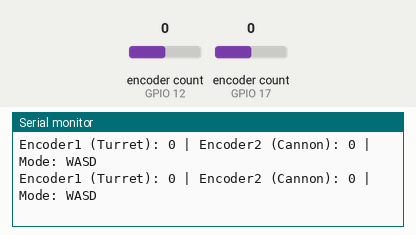
This program was run on a simulated ESP32-S3. Shown: the last lines printed to the serial monitor. Inputs (shaded band) come from the test bench; at power-on: encoder count (sensors on GPIO 12, GPIO 17) 0. USB keyboard and mouse output is not drawn.

Above: at 1.2 s.
1.3 s: encoder count (sensor on GPIO 12) set to 1
At 1.47 s:
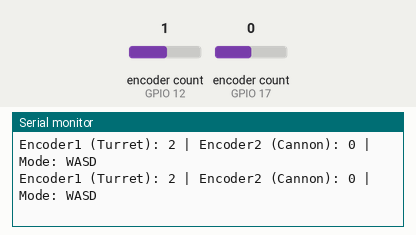
2.8 s: encoder count (sensor on GPIO 17) set to 1
At 2.9 s:
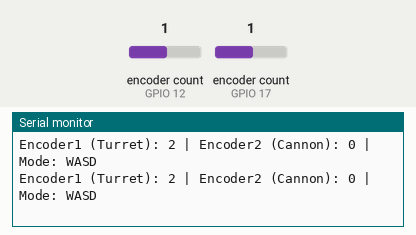
4.3 s: encoder count (sensor on GPIO 12) set to 2
At 4.36 s:
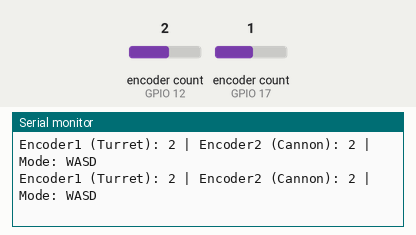
5.8 s: encoder count (sensor on GPIO 17) set to 2
At 10.07 s:
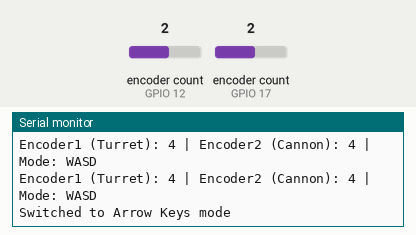
Timing chart, 0 to 11.3 s (numbered marks = the images above; inputs shaded):
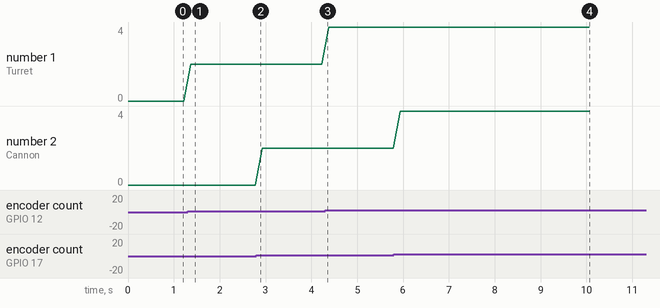

The program:

main.cpp
```cpp
#include <Arduino.h>
#include <ESP32Encoder.h>
#include <USB.h>
#include <USBHIDKeyboard.h>

ESP32Encoder encoder;
ESP32Encoder encoder2;

USBHIDKeyboard keyboard;
// Encoder 1 (horizontal turret movement) - A/D keys
int32_t lastEncoder1Count = 0;
const int32_t countsPerStep1 = 2; // sensitivity for horizontal movement

// Encoder 2 (vertical cannon movement) - W/S keys
int32_t lastEncoder2Count = 0;
const int32_t countsPerStep2 = 2; // sensitivity for vertical movement

// Control mode: 0 = WASD keys, 1 = Arrow keys
bool useArrowKeys = false;

void setup(){

	Serial.begin(115200);
	// Enable the weak pull down resistors

	//ESP32Encoder::useInternalWeakPullResistors = puType::down;
	// Enable the weak pull up resistors
	ESP32Encoder::useInternalWeakPullResistors = puType::up;

	// use pin 12 and 13 for the first encoder
	encoder.attachHalfQuad(12, 13);
	// use pin 17 and 16 for the second encoder
	encoder2.attachHalfQuad(17, 16);

	// clear both encoders and set the tracked count to zero
	encoder.clearCount();
	encoder2.clearCount();
	Serial.println("Tank Encoder Controller Started");
	Serial.println("Encoder1 (Turret): " + String((int32_t)encoder.getCount()));
	Serial.println("Encoder2 (Cannon): " + String((int32_t)encoder2.getCount()));

	// Start USB (CDC + HID)
	USB.begin();
	keyboard.begin();
	lastEncoder1Count = (int32_t)encoder.getCount();
	lastEncoder2Count = (int32_t)encoder2.getCount();
}

void loop(){
	// Handle Encoder 1 - Horizontal turret movement (A/D or Left/Right)
	int32_t currentEncoder1Count = (int32_t)encoder.getCount();
	int32_t delta1 = currentEncoder1Count - lastEncoder1Count;

	if (delta1 != 0) {
		if (delta1 > 0) {
			// Turn turret right
			int32_t steps = delta1 / countsPerStep1;
			for (int32_t i = 0; i < steps; i++) {
				if (useArrowKeys) {
					keyboard.press(KEY_RIGHT_ARROW);
					delay(50);
					keyboard.release(KEY_RIGHT_ARROW);
				} else {
					keyboard.press('d');
					delay(50);
					keyboard.release('d');
				}
			}
		} else {
			// Turn turret left
			int32_t steps = (-delta1) / countsPerStep1;
			for (int32_t i = 0; i < steps; i++) {
				if (useArrowKeys) {
					keyboard.press(KEY_LEFT_ARROW);
					delay(50);
					keyboard.release(KEY_LEFT_ARROW);
				} else {
					keyboard.press('a');
					delay(50);
					keyboard.release('a');
				}
			}
		}
		// Update last count by consumed steps
		int32_t consumed = (delta1 > 0 ? (delta1 / countsPerStep1) * countsPerStep1
									  : -(((-delta1) / countsPerStep1) * countsPerStep1));
		lastEncoder1Count += consumed;
	}

	// Handle Encoder 2 - Vertical cannon movement (W/S or Up/Down)
	int32_t currentEncoder2Count = (int32_t)encoder2.getCount();
	int32_t delta2 = currentEncoder2Count - lastEncoder2Count;

	if (delta2 != 0) {
		if (delta2 > 0) {
			// Move cannon up
			int32_t steps = delta2 / countsPerStep2;
			for (int32_t i = 0; i < steps; i++) {
				if (useArrowKeys) {
					keyboard.press(KEY_UP_ARROW);
					delay(50);
					keyboard.release(KEY_UP_ARROW);
				} else {
					keyboard.press('w');
					delay(50);
					keyboard.release('w');
				}
			}
		} else {
			// Move cannon down
			int32_t steps = (-delta2) / countsPerStep2;
			for (int32_t i = 0; i < steps; i++) {
				if (useArrowKeys) {
					keyboard.press(KEY_DOWN_ARROW);
					delay(50);
					keyboard.release(KEY_DOWN_ARROW);
				} else {
					keyboard.press('s');
					delay(50);
					keyboard.release('s');
				}
			}
		}
		// Update last count by consumed steps
		int32_t consumed = (delta2 > 0 ? (delta2 / countsPerStep2) * countsPerStep2
									  : -(((-delta2) / countsPerStep2) * countsPerStep2));
		lastEncoder2Count += consumed;
	}

	// Print encoder counts for debugging
	Serial.println("Encoder1 (Turret): " + String(currentEncoder1Count) +
				   " | Encoder2 (Cannon): " + String(currentEncoder2Count) +
				   " | Mode: " + (useArrowKeys ? "Arrow Keys" : "WASD"));

	// Toggle control mode every 10 seconds (for testing)
	static unsigned long lastModeToggle = 0;
	if (millis() - lastModeToggle >= 10000) {
		useArrowKeys = !useArrowKeys;
		Serial.println("Switched to " + String(useArrowKeys ? "Arrow Keys" : "WASD") + " mode");
		lastModeToggle = millis();
	}

	delay(100);
}
```

Measured:
- after the input at 1.3 s, the serial monitor: prints a new line after 0.06 s (image 1)
- after the input at 5.8 s, the serial monitor: prints a new line after 0.14 s (image 4)
- plotted number 1: 2 → 4 after the input at 4.3 s
